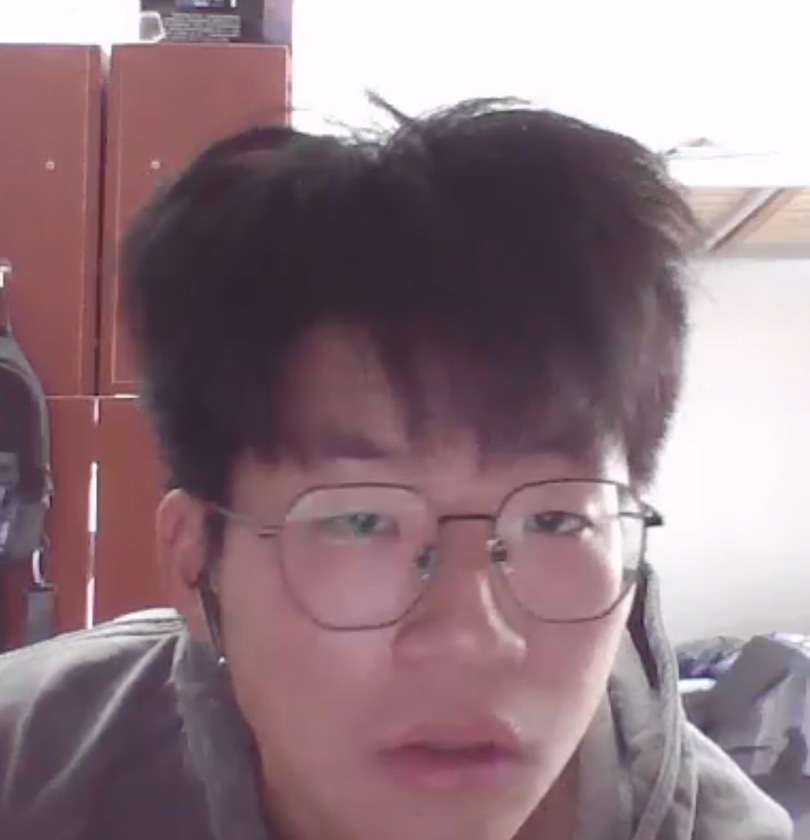
//> input picture code/opencv/_13/build/1.jpg, 810 x 840 px
$ ./canny   (built with g++ and OpenCV 4)
//> lines starting //> are read from the running program, lines starting //| are printed output that depends on the picture
#include<iostream>//调用头文件；命名空间
#include<opencv2/opencv.hpp>
using namespace std;
using namespace cv;

int main()//主函数
{
	Mat src=imread("1.jpg"),dst=src;//定义Mat变量存储原图与处理后的图片
//> src is the input picture: 840 rows x 810 cols, CV_8UC3; mean B, G, R 129.1, 122, 145.1
	imshow("src",src);//显示原图
	// [18 lines of commented-out code are left out]
	cvtColor(src,dst,COLOR_RGB2GRAY);//将图片从RGB模式转化为灰度图
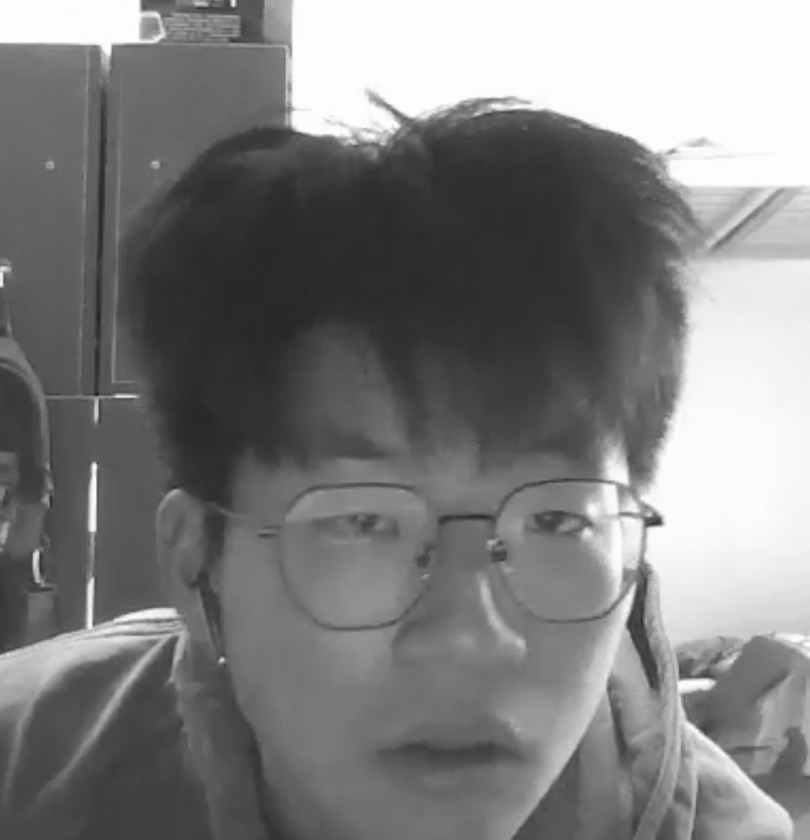
//> dst: 840 rows x 810 cols, CV_8UC1; min 26, max 255, mean 126.8
	blur(dst,dst,Size(11,11));//对图片进行以核尺寸为（11，11）的均值滤波
//	erode(dst,dst,getStructuringElement(MORPH_ELLIPSE,Size(11,11)));
//	erode(dst,dst,getStructuringElement(MORPH_RECT,Size(11,11)));
//	imshow("erode",dst);
	Canny(dst,dst,15,14,3,false);//对原图使用第一滞后性阈值为15，第二滞后性阈值为14，sobel算子孔径大小为3的Canny算子
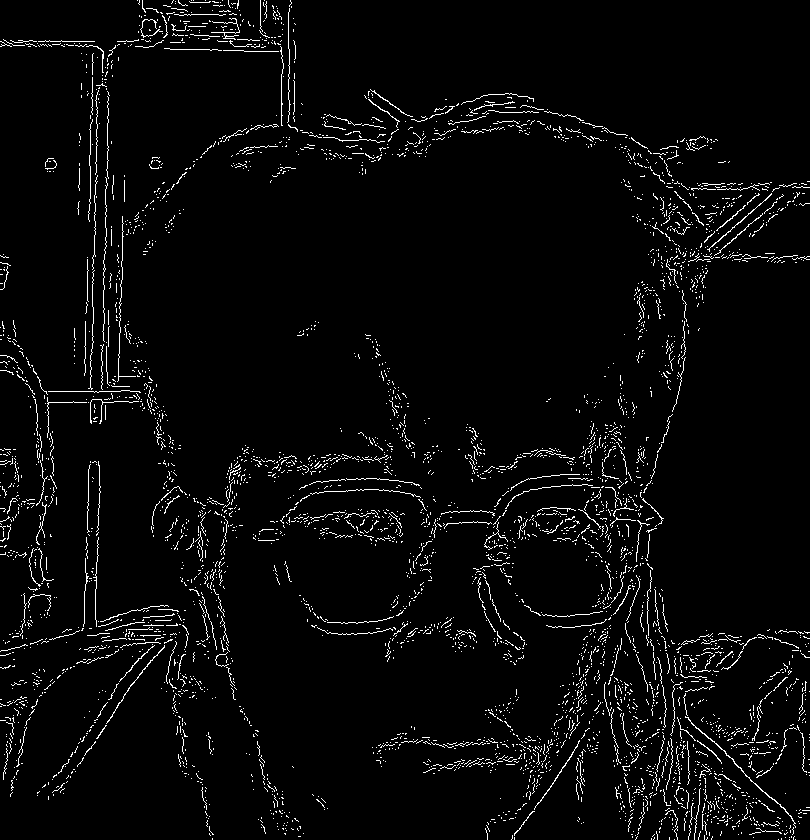
//> dst: 840 rows x 810 cols, CV_8UC1; 3.6% white in thin lines or dots

	imshow("canny",dst);//显示处理后的图片
	waitKey(0);//按任意键退出
}
